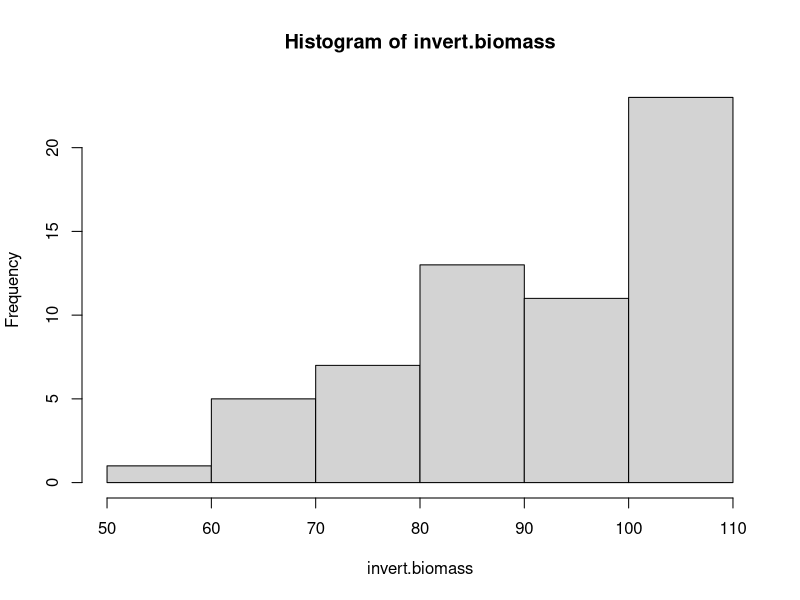
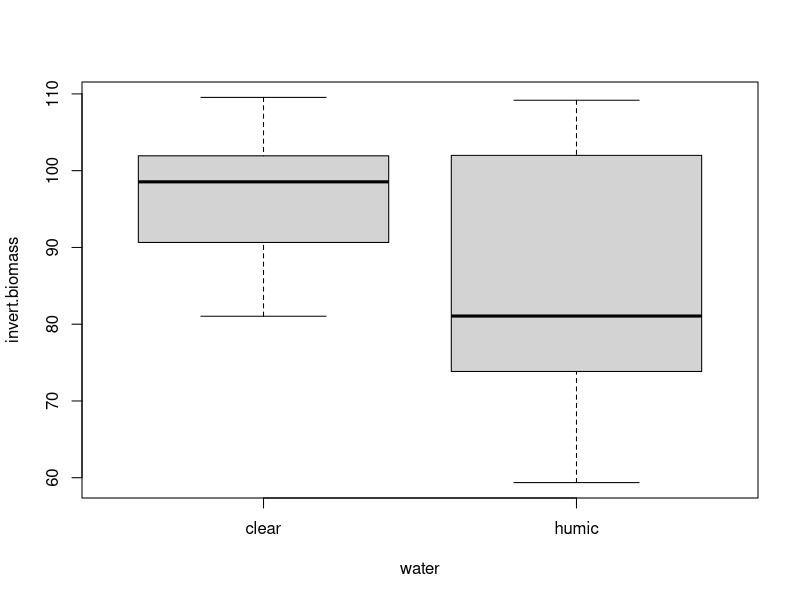

The R script that drew these images, in order:
fish.data <- read.csv('16 fish.csv')

head(fish.data)
attach(fish.data)
names(fish.data)

hist(invert.biomass) #left skew

t.test(invert.biomass~water)

boxplot(invert.biomass~water)

var.test(invert.biomass~water)

